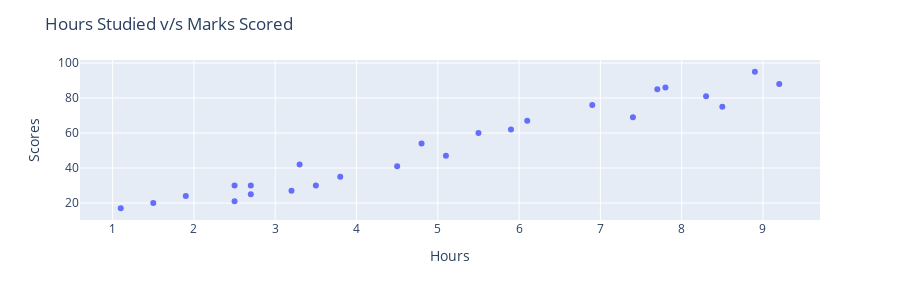

This figure's notebook cell:
### Markdown cell above
For the visualization purpose we'll make use of plotly.express library which can be used to make good interactive graphs easily.

Lets create a scatter plot of the data with independent variable on horizontal axis and dependent variable on vertical axis.

### Code cell
fig = px.scatter(data,x="Hours", y="Scores")
fig.update_layout(
    height=300,
    title_text='Hours Studied v/s Marks Scored'
)
fig.show()

### Figure 1 — Plotly figure (JSON) as saved in the notebook; plotly's stock layout.template omitted (floating-point values rounded to 4 significant figures)
{"data": [{"hoverlabel": {"namelength": 0}, "hovertemplate": "Hours=%{x}<br>Scores=%{y}", "legendgroup": "", "marker": {"color": "#636efa", "symbol": "circle"}, "mode": "markers", "name": "", "showlegend": false, "type": "scatter", "x": [2.5, 5.1, 3.2, 8.5, 3.5, 1.5, 9.2, 5.5, 8.3, 2.7, 7.7, 5.9, 4.5, 3.3, 1.1, 8.9, 2.5, 1.9, 6.1, 7.4, 2.7, 4.8, 3.8, 6.9, 7.8], "xaxis": "x", "y": [21, 47, 27, 75, 30, 20, 88, 60, 81, 25, 85, 62, 41, 42, 17, 95, 30, 24, 67, 69, 30, 54, 35, 76, 86], "yaxis": "y"}], "layout": {"height": 300, "legend": {"tracegroupgap": 0}, "margin": {"t": 60}, "title": {"text": "Hours Studied v/s Marks Scored"}, "xaxis": {"anchor": "y", "domain": [0, 1], "title": {"text": "Hours"}}, "yaxis": {"anchor": "x", "domain": [0, 1], "title": {"text": "Scores"}}}}
